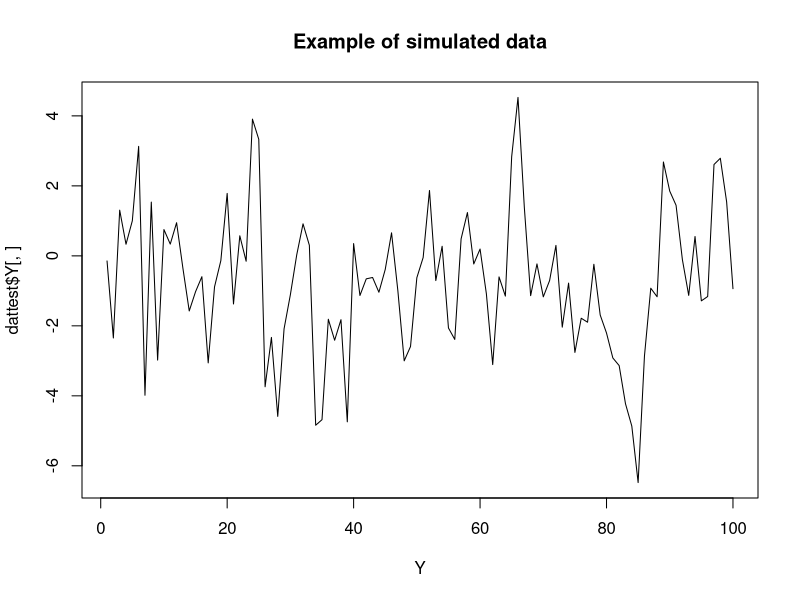

This figure's R source:
mysterious.data <- function(N, Nt){
  #
  # Simulate the data from McNeish 2019
  # Intput: 
  #        N: Number of people
  #        Nt: Number of Time points
  # Returns: 
  #          Y (N x Nt)
  #          X (N x Nt)
  #          W (N x 2)
  # 
  
  W1 <- rnorm(N, 0, 1) # this is correct for the output
  W2 <- rnorm(N, 0, 1)
  
  Y <- matrix(NA, nrow=N, ncol=Nt)
  X <- matrix(NA, nrow=N, ncol=Nt)
  
  for (i in 1:N){
    alpha  <-       (5 * W1[i]) + (3 * W2[i]) + rnorm(1,0, sd =sqrt(4))
    phi    <- 0.2 + (0.1 * W1[i]) + (.05 * W2[i]) + rnorm(1,0, sd =sqrt(0.01))
    beta   <- 0.2 + (0.3 * W1[i]) + (.2 * W2[i]) + rnorm(1,0, sd = sqrt(0.05))
    ln_var <-       (3 * W1[i]) + (7.5 * W2[i]) + rnorm(1,0,sd = sqrt(4))
    
    
    Yi <- rnorm(Nt+1,0,0)
    Yi[1] <- alpha + rnorm(1,0,sd=sqrt(exp(ln_var)))
    Xi <- rnorm(Nt+1, 0 , sd = 1) # Variance = 1 as per paper
    for (t in 2:(Nt+1)){
      Yi[t] <- alpha + phi * (Yi[t - 1]-alpha) + beta * Xi[t] + rnorm(1,0,sd=sqrt(exp(ln_var)))
      
    }
    
    Y[i,] <- Yi[2:(Nt+1)]
    X[i,] <- Xi[2:(Nt+1)]
    
    
  }
  W <- matrix(c(W1,W2), nrow=N, ncol=2, byrow=F)
  return(list(Y = Y,
              X = X,
              W = W))
  
}

dattest <- mysterious.data(1,100)
plot(dattest$Y[,],type="l",main="Example of simulated data",xlab = "Y")
dattest$Y

